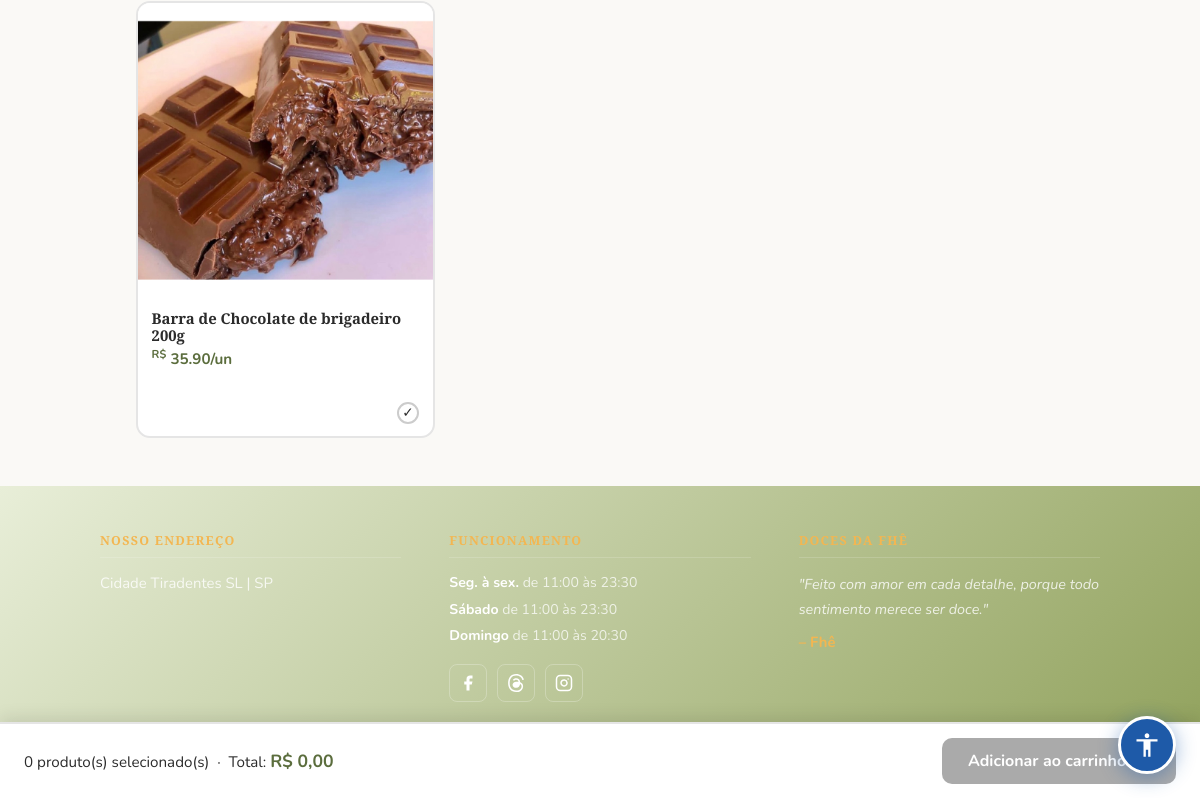
Page /montar-kit (signed in, lower part) on the earlier database version.
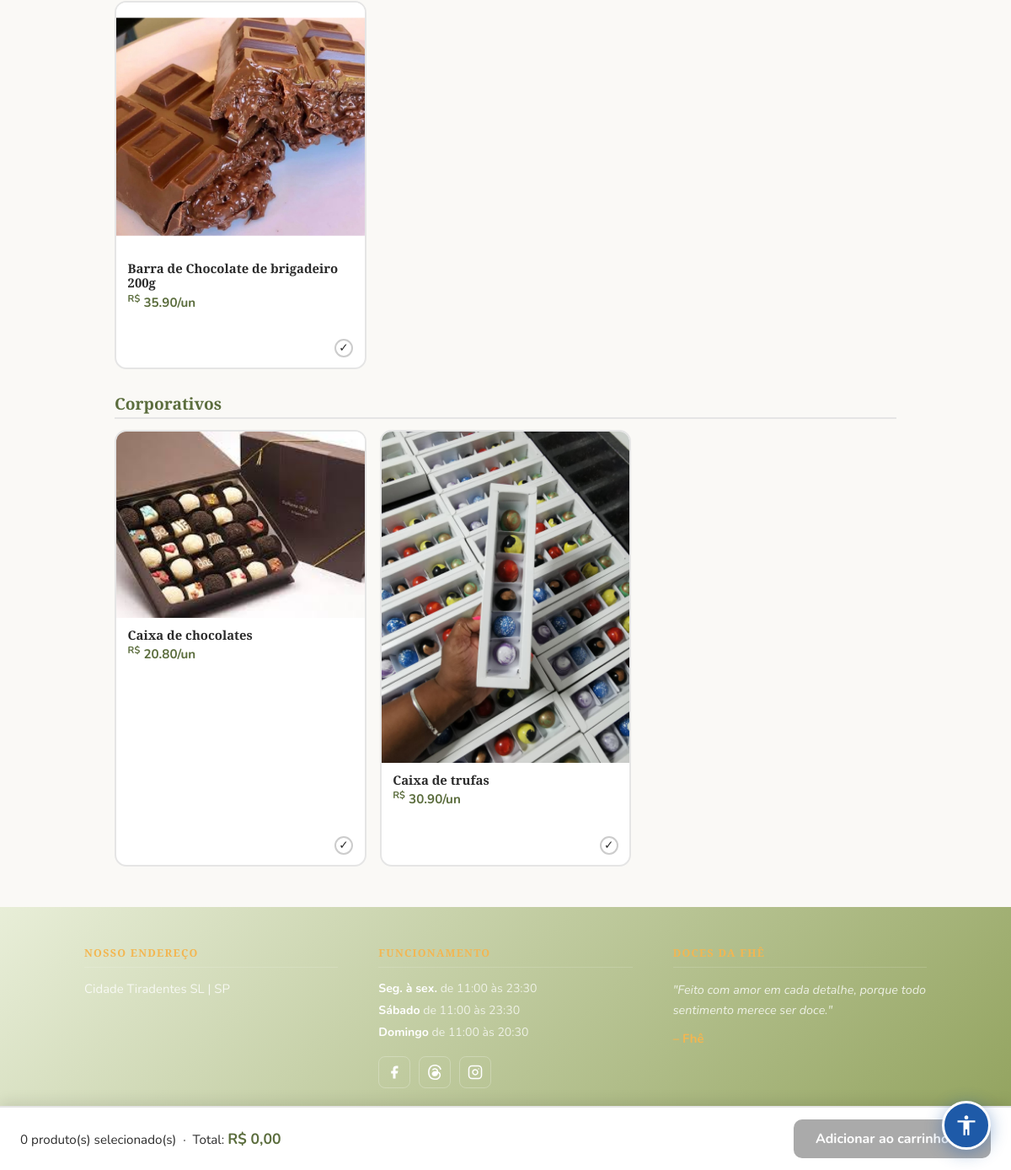
Same page on the later database version.
### models.py (models this page shows, shortened)
class Product(db.Model):
    __tablename__ = "products"
    id          = db.Column(db.Integer, primary_key=True)
    name        = db.Column(db.String(200), unique=True, nullable=False, index=True)
    description = db.Column(db.String(800), nullable=False)
    image_url   = db.Column(db.String(300))
    price       = db.Column(db.Numeric(10, 2), nullable=False)
    category          = db.Column(db.String(100), nullable=True, default='geral')  # ✅ NOVO
    ativo             = db.Column(db.Boolean, default=True, nullable=False)
    estoque           = db.Column(db.Integer, default=0, nullable=False)
    estoque_minimo    = db.Column(db.Integer, default=5, nullable=False)
    quantidade_minima = db.Column(db.Integer, default=1, nullable=False)
    quantidade_maxima = db.Column(db.Integer, nullable=True)
    created_at     = db.Column(db.DateTime, default=datetime.utcnow)

### app.py (the view)
@app.route('/montar-kit')
@login_required
def montar_kit():
    produtos = Product.query.filter_by(ativo=True).order_by(Product.category, Product.name).all()
    return render_template('kits/montar_kit.html', produtos=produtos)

### app.py (called while the page is built)
@login_manager.user_loader
def load_user(user_id):
    return User.query.get(int(user_id))

@app.context_processor
def inject_globals():
    if current_user.is_authenticated:
        total_itens = db.session.query(
            db.func.sum(CarrinhoItem.quantidade)
        ).filter_by(user_id=current_user.id).scalar() or 0
    else:
        total_itens = 0
    site_config = SiteConfig.query.first()
    return dict(carrinho_total=total_itens, site_config=site_config)

### templates/kits/montar_kit.html (shortened to what this page needs)
{% extends "admin/base.html" %}
{% block styles %}
<link rel="stylesheet" href="{{ url_for('static', filename='dashboard.css') }}">
{% endblock %}
{% block content %}
<form id="mkForm" method="POST" action="{{ url_for('montar_kit_adicionar') }}">
<div class="mk-wrap">
  {% if produtos %}
    {% set categorias = produtos | map(attribute='category') | unique | list %}
    {% for cat in categorias %}
      {% set prods_cat = produtos | selectattr('category', 'equalto', cat) | list %}
      <h2 class="mk-categoria-titulo">{{ cat | capitalize }}</h2>
      <div class="mk-grid">
        {% for p in prods_cat %}
        <div class="mk-card" id="card-{{ p.id }}" onclick="toggleCard({{ p.id }})">
          <div class="mk-card-img">
            {% if p.image_url %}
              <img src="{{ url_for('static', filename=p.image_url) }}" alt="{{ p.name }}">
            {% else %}🍰{% endif %}
          </div>
          <div class="mk-card-body">
            <h3>{{ p.name }}</h3>
            <p class="mk-price"><sup>R$</sup> {{ "%.2f"|format(p.price) }}/un</p>
          </div>
          <div class="mk-card-footer">
            <div class="mk-badge-check" id="check-{{ p.id }}">✓</div>
          </div>
        </div>
        {% endfor %}
      </div>
    {% endfor %}
  {% else %}
    <div class="mk-vazio">
      <p>Nenhum produto disponível no momento.</p>
    </div>
  {% endif %}
</div>
<div class="mk-barra-fixa">
  <div class="mk-resumo">
    <span id="mk-count">0</span> produto(s) selecionado(s) &nbsp;·&nbsp;
    Total: <strong>R$ <span id="mk-total">0,00</span></strong>
  </div>
  <button type="submit" class="mk-btn-add" id="mk-btn" disabled>
    Adicionar ao carrinho 🛒
  </button>
</div>
</form>
<footer class="footer">
  <div class="footer-container">
    <div class="footer-col">
      <h3 class="footer-titulo">NOSSO ENDEREÇO</h3>
      <p class="footer-endereco">Cidade Tiradentes SL | SP</p>
    </div>
    <div class="footer-col">
      <h3 class="footer-titulo">FUNCIONAMENTO</h3>
      <p class="footer-hora"><strong>Seg. à sex.</strong> de 11:00 às 23:30</p>
      <p class="footer-hora"><strong>Sábado</strong> de 11:00 às 23:30</p>
      <p class="footer-hora"><strong>Domingo</strong> de 11:00 às 20:30</p>
      <div class="footer-social">
        <a href="https://www.facebook.com/Docesdafhe/?ref=NONE_xav_ig_profile_page_web" target="_blank" rel="noopener" class="social-icon" aria-label="Facebook">
          <svg xmlns="http://www.w3.org/2000/svg" width="18" height="18" viewBox="0 0 24 24" fill="currentColor">
            <path d="M18 2h-3a5 5 0 0 0-5 5v3H7v4h3v8h4v-8h3l1-4h-4V7a1 1 0 0 1 1-1h3z"/>
          </svg>
        </a>
        <a href="https://www.threads.com/@docesdafhe?xmt=AQF0NPJogc8wQ_fC8M2gQNGZLlK3HaHuye6aF5Zn8kRVQuA" target="_blank" rel="noopener" class="social-icon" aria-label="Threads">
        </a>
        <a href="https://www.instagram.com/docesdafhe/" target="_blank" rel="noopener" class="social-icon" aria-label="Instagram">
        </a>
      </div>
    </div>
    <div class="footer-col">
      <h3 class="footer-titulo">DOCES DA FHÊ</h3>
      <p class="footer-quote">"Feito com amor em cada detalhe, porque todo sentimento merece ser doce."</p>
      <p class="footer-assinatura">– Fhê</p>
    </div>
  </div>
  <div class="footer-bottom">
    Todos os direitos reservados &nbsp;<a href="#" class="footer-site">DocesdaFhe.com.br</a>
  </div>
</footer>
{% endblock %}

### templates/admin/base.html (shortened to what this page needs)
<!DOCTYPE html>
<html>
<head>
  <link href="https://cdn.jsdelivr.net/npm/bootstrap@5.3.0/dist/css/bootstrap.min.css" rel="stylesheet">
  {% block styles %}{% endblock %}
  <link rel="stylesheet" href="{{ url_for('dynamic_styles') }}">
  {% if not request.path.startswith('/admin') and request.path not in ['/login', '/signup', '/logout', '/forgot-password', '/change-password'] and not request.path.startswith('/reset-password') %}
  <link rel="stylesheet" href="{{ url_for('static', filename='accessibility.css') }}">
  {% endif %}
</head>
<body>
<div class="acc-content-wrap">
<main id="acc-main-content">
{% block content %}
{% endblock %}
</main>
</div>
{% if not request.path.startswith('/admin') and request.path not in ['/login', '/signup', '/logout', '/forgot-password', '/change-password'] and not request.path.startswith('/reset-password') %}
<label for="acc-open" class="acc-fab" role="button" aria-label="Abrir painel de acessibilidade" title="Acessibilidade">
  <svg xmlns="http://www.w3.org/2000/svg" width="28" height="28" viewBox="0 0 24 24" fill="currentColor">
    <path d="M12 2c1.1 0 2 .9 2 2s-.9 2-2 2-2-.9-2-2 .9-2 2-2zm9 7h-6v13h-2v-6h-2v6H9V9H3V7h18v2z"/>
  </svg>
</label>
{% endif %}
</body>
</html>

### static/dashboard.css (style rules this page uses)
:root { --color-primary: #5B6D3D; --color-secondary: #D67155; --color-accent: #F3B651; --color-dark: #932E50; --color-bg: #FAF9F6; --color-white: #FFFFFF; --color-text: #2B2B2B; --color-text-light: #6B6B6B; --color-border: #E5E5E5; --color-hover-primary: #4a5932; --color-hover-accent: #d9a13f; --color-hover-secondary:#b85a42; --shadow-sm: 0 2px 6px rgba(0,0,0,.05); --shadow-md: 0 4px 12px rgba(0,0,0,.08); --shadow-lg: 0 8px 20px rgba(0,0,0,.12); --radius-sm: 6px; --radius-md: 10px; --radius-lg: 16px; }
* { box-sizing: border-box; margin: 0; padding: 0; }
body { font-family: 'Nunito', sans-serif; background-image: url('../uploads/sites_doces.png'); background-size: cover; background-position: center; background-repeat: no-repeat; color: var(--color-text); margin: 0 !important; padding: 0 !important; }
.footer { background-color: var(--color-primary); color: var(--color-white); padding: 48px 24px 24px; }
.footer-container { display: flex; justify-content: space-between; align-items: flex-start; max-width: 1000px; margin: 0 auto; gap: 48px; }
.footer-col { flex: 1; }
.footer-titulo { font-family: 'Nunito', sans-serif; font-size: .78rem; font-weight: 800; letter-spacing: .1em; text-transform: uppercase; color: var(--color-accent); margin-bottom: 14px; border-bottom: 1px solid rgba(255,255,255,.15); padding-bottom: 8px; }
.footer-endereco { font-size: .93rem; color: rgba(255,255,255,.8); line-height: 1.6; margin: 0; }
.footer-hora { font-size: .88rem; color: rgba(255,255,255,.75); margin: 5px 0; }
.footer-hora strong { color: var(--color-white); font-weight: 700; }
.footer-quote { font-size: .9rem; color: rgba(255,255,255,.8); line-height: 1.7; font-style: italic; margin-bottom: 10px; }
.footer-assinatura { font-weight: 700; font-size: .92rem; color: var(--color-accent); }
.footer-social { display: flex; gap: 10px; margin-top: 18px; }
.social-icon { display: flex; align-items: center; justify-content: center; width: 38px; height: 38px; border-radius: 8px; border: 1.5px solid rgba(255,255,255,.25); color: var(--color-white); text-decoration: none; transition: background .2s, border-color .2s, transform .15s; }
.footer-bottom { text-align: center; margin-top: 36px; padding-top: 16px; border-top: 1px solid rgba(255,255,255,.15); font-size: .82rem; color: rgba(255,255,255,.55); }
.footer-site { color: var(--color-accent); text-decoration: none; font-weight: 700; transition: color .2s; }

### static/accessibility.css (style rules this page uses)
:root { --acc-blue: #1E5AA8; --acc-blue-dark: #154080; --acc-blue-light: #dbeafe; }
.acc-fab { position: fixed; bottom: 24px; right: 24px; width: 58px; height: 58px; border-radius: 50%; background: var(--acc-blue); color: #fff; border: 3px solid #fff; cursor: pointer; z-index: 99990; box-shadow: 0 4px 20px rgba(30,90,168,.45); display: flex; align-items: center; justify-content: center; transition: transform .2s, background .2s, box-shadow .2s; user-select: none; }
.acc-content-wrap { min-height: 100vh; }

### templates/admin/base.html (style rules this page uses)
:root { --color-primary: #5B6D3D; --color-secondary: #D67155; --color-accent: #F3B651; --color-dark: #932E50; --color-bg: #F4F6FB; --color-white: #FFFFFF; --color-text: #1e293b; --color-muted: #64748b; --color-border: #e2e8f0; --sidebar-bg: #D67155; --sidebar-hover: rgba(255,255,255,.12); --sidebar-active: rgba(255,255,255,.2); --shadow-sm: 0 1px 4px rgba(0,0,0,.06); --shadow-md: 0 4px 12px rgba(0,0,0,.08); --shadow-lg: 0 8px 24px rgba(0,0,0,.12); --radius-sm: 6px; --radius-md: 10px; --radius-lg: 16px; }
*, *::before, *::after { box-sizing: border-box; }
body { font-family: 'Nunito', sans-serif !important; background: var(--color-bg); color: var(--color-text); margin: 0 !important; padding: 0 !important; }

Differences in the rows shown:
added Product: category "Corporativos", image_url (picture), name "Caixa de chocolates", price "20.80"
added Product: image_url (picture), name "Caixa de trufas", price "30.90", shown under "Corporativos"
